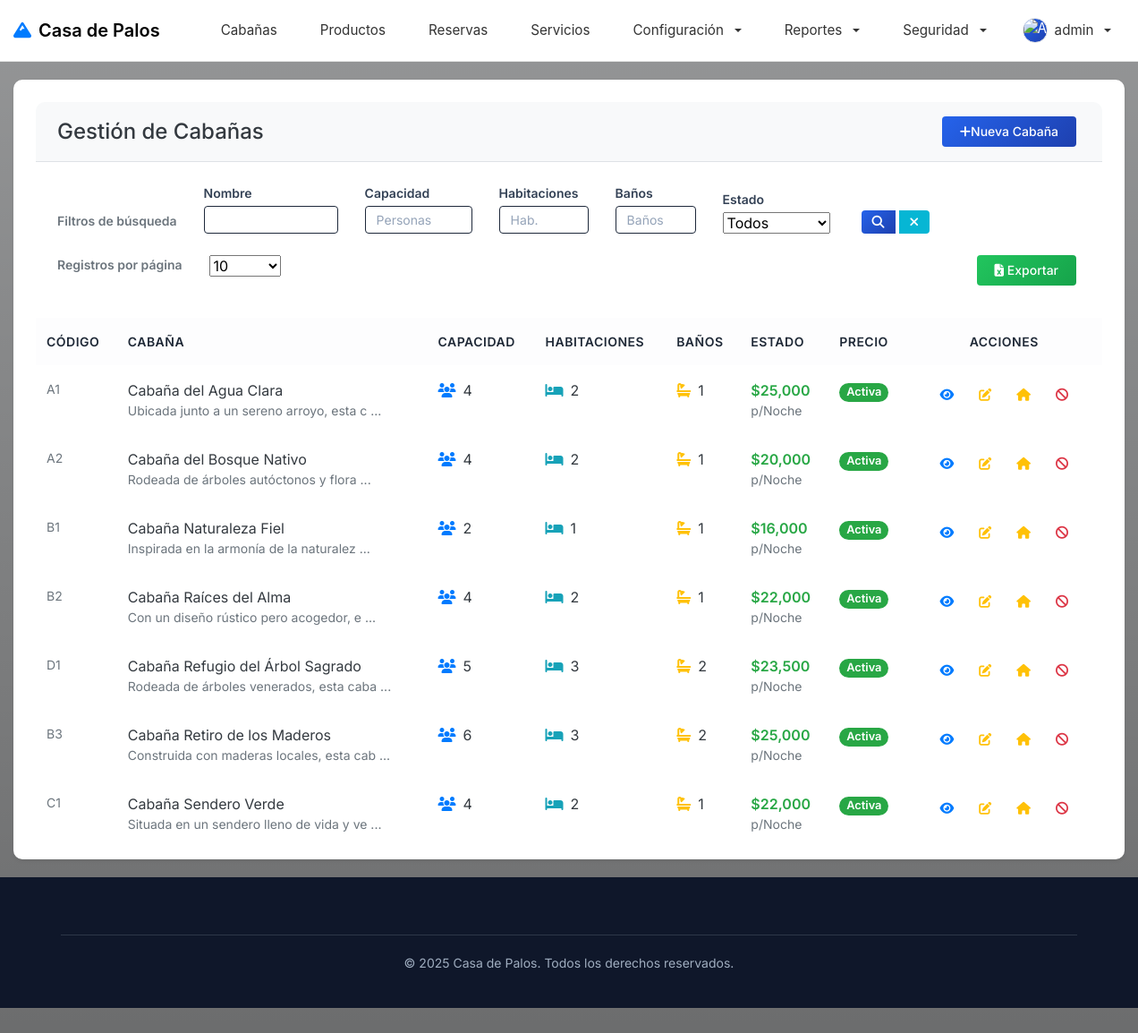
/cabanias (signed in), run on the app's committed database.
### tables this page shows
CREATE TABLE `modulo` (
  `id_modulo` int NOT NULL AUTO_INCREMENT,
  `modulo_descripcion` varchar(45) NOT NULL,
  `modulo_ruta` varchar(45) NOT NULL,
  `modulo_estado` int NOT NULL,
  `rela_menu` int DEFAULT NULL,
  PRIMARY KEY (`id_modulo`),
  KEY `fk_modulo_menu1_idx` (`rela_menu`),
  CONSTRAINT `fk_modulo_menu1` FOREIGN KEY (`rela_menu`) REFERENCES `menu` (`id_menu`)
);

CREATE TABLE `menu` (
  `id_menu` int NOT NULL AUTO_INCREMENT,
  `menu_nombre` varchar(45) NOT NULL,
  `menu_orden` int NOT NULL DEFAULT '1',
  `menu_estado` int NOT NULL DEFAULT '1',
  PRIMARY KEY (`id_menu`)
);

CREATE TABLE `cabania` (
  `id_cabania` int NOT NULL AUTO_INCREMENT,
  `cabania_codigo` varchar(45) NOT NULL,
  `cabania_nombre` varchar(45) NOT NULL,
  `cabania_descripcion` varchar(400) NOT NULL,
  `cabania_capacidad` int NOT NULL,
  `cabania_precio` float NOT NULL,
  `cabania_ubicacion` varchar(100) NOT NULL,
  `cabania_cantidadbanios` int NOT NULL,
  `cabania_cantidadhabitaciones` int NOT NULL,
  `cabania_foto` varchar(250) NOT NULL,
  `cabania_estado` int NOT NULL,
  PRIMARY KEY (`id_cabania`)
);

### Views/admin/operaciones/cabanias/listado.php (the view, shortened to what the rows shown need)
<div class="container-fluid">
    <div class="card border-0 shadow-sm">
        <div class="card-body p-0">
            <?php if (empty($cabanias)): ?>
                <div class="empty-state py-5 text-center">
                    <div class="mb-4">
                        <i class="fas fa-home fa-3x text-muted opacity-50"></i>
                    </div>
                    <h6 class="text-muted">No se encontraron cabañas</h6>
                    <p class="text-muted small mb-3">Intenta modificar los filtros o crea una nueva cabaña.</p>
                    <a href="<?= url('/admin/cabanias/formulario') ?>" class="btn btn-outline-dark btn-sm">
                        <i class="fas fa-plus fa-sm"></i> Crear cabaña
                    </a>
                </div>
            <?php else: ?>
                <div class="table-responsive">
                    <table id="tablaCabanias" class="table table-hover mb-0">
                        <thead class="table-light">
                            <tr>
                                <th class="border-0 py-3">Código</th>
                                <th class="border-0 py-3">Cabaña</th>
                                <th class="border-0 py-3">Capacidad</th>
                                <th class="border-0 py-3">Habitaciones</th>
                                <th class="border-0 py-3">Baños</th>
                                <th class="border-0 py-3">Estado</th>
                                <th class="border-0 py-3">Precio</th>
                                <th class="border-0 py-3 text-center">Acciones</th>
                            </tr>
                        </thead>
                        <tbody>
                            <?php foreach ($cabanias as $index => $cabania): ?>
                                <tr>
                                    <td class="border-0 py-3">
                                        <div class="small text-muted">
                                            <?= htmlspecialchars($cabania['cabania_codigo']) ?>
                                        </div>
                                    </td>
                                    <td class="border-0 py-3">
                                        <div class="d-flex align-items-center">
                                            <div>
                                                <div class="fw-medium text-dark"><?= htmlspecialchars($cabania['cabania_nombre']) ?></div>
                                                <div class="small text-muted">
                                                    <?= htmlspecialchars(substr($cabania['cabania_descripcion'], 0, 40)) ?>
                                                    <?= strlen($cabania['cabania_descripcion']) > 40 ? '...' : '' ?>
                                                </div>
                                            </div>
                                        </div>
                                    </td>
                                    <td class="border-0 py-3">
                                        <div class="d-flex align-items-center">
                                            <i class="fas fa-users text-primary me-2"></i>
                                            <span class="text-dark ml-2"><?= $cabania['cabania_capacidad'] ?></span>
                                        </div>
                                    </td>
                                    <td class="border-0 py-3">
                                        <div class="d-flex align-items-center">
                                            <i class="fas fa-bed text-info me-2"></i>
                                            <span class="text-dark ml-2"><?= $cabania['cabania_cantidadhabitaciones'] ?></span>
                                        </div>
                                    </td>
                                    <td class="border-0 py-3">
                                        <div class="d-flex align-items-center">
                                            <i class="fas fa-bath text-warning me-2"></i>
                                            <span class="text-dark ml-2"><?= $cabania['cabania_cantidadbanios'] ?></span>
                                        </div>
                                    </td>
                                    <td class="border-0 py-3">
                                        <span class="fw-medium text-success">$<?= number_format($cabania['cabania_precio'], 0, '.', ',') ?></span>
                                        <small class="text-muted d-block">p/Noche</small>
                                    </td>
                                    <td class="border-0 py-3">
                                        <?php if ($cabania['cabania_estado'] == 1): ?>
                                            <span class="badge bg-success text-white px-2 py-1 rounded-pill">Activa</span>
                                        <?php elseif ($cabania['cabania_estado'] == 2): ?>
                                            <span class="badge bg-warning text-dark px-2 py-1 rounded-pill">Ocupada</span>
                                        <?php else: ?>
                                            <span class="badge bg-danger text-white px-2 py-1 rounded-pill">Inactiva</span>
                                        <?php endif; ?>
                                    </td>
                                    <td class="border-0 py-3 text-center">
                                        <div class="btn-group btn-group-sm" role="group">
                                            <a href="<?= url('/cabanias/' . $cabania['id_cabania']) ?>"
                                               class="btn btn-outline-primary btn-sm"
                                               title="Ver detalle">
                                                <i class="fas fa-eye"></i>
                                            </a>
                                            <a href="<?= url('/cabanias/' . $cabania['id_cabania']) . '/edit'?>"
                                               class="btn btn-outline-warning btn-sm"
                                               title="Editar">
                                                <i class="fas fa-edit"></i>
                                            </a>
                                            <?php if ($cabania['cabania_estado'] == 1): ?>
                                                <button class="btn btn-outline-warning btn-sm"
                                                        onclick="cambiarEstadoCabania(<?= $cabania['id_cabania'] ?>, 2, '<?= addslashes($cabania['cabania_nombre']) ?>')"
                                                        title="Marcar como ocupada">
                                                    <i class="fas fa-home"></i>
                                                </button>
                                                <button class="btn btn-outline-danger btn-sm"
                                                        onclick="cambiarEstadoCabania(<?= $cabania['id_cabania'] ?>, 0, '<?= addslashes($cabania['cabania_nombre']) ?>')"
                                                        title="Desactivar">
                                                    <i class="fas fa-ban"></i>
                                                </button>
                                            <?php endif; ?>
                                        </div>
                                    </td>
                                </tr>
                            <?php endforeach; ?>
                        </tbody>
                    </table>
                </div>
            <?php endif; ?>
    </div>
</div>

### Views/shared/components/menu.php (shortened to what the rows shown need)
<link href="<?= $this->asset('assets/css/menu-component.css') ?>" rel="stylesheet">
<nav class="navbar navbar-expand-lg navbar-minimal" style="
    background: #ffffff;
    border-bottom: 1px solid #e5e5e5;
    position: sticky;
    top: 0;
    z-index: 1030;
">
    <div class="container-fluid">
        <div class="collapse navbar-collapse" id="navbarNav">
            <ul class="navbar-nav ml-auto">
                <?php if (Auth::check()): ?>
                    <?php
                    $userModules = Auth::getUserModules();
                    $groupedModules = [];
                    $modulesWithoutMenu = [];
                    foreach ($userModules as $module) {
                        if ($module['menu_nombre'] && !empty(trim($module['menu_nombre']))) {
                            $menuName = $module['menu_nombre'];
                            $groupedModules[$menuName][] = $module;
                        } else {
                            $modulesWithoutMenu[] = $module;
                        }
                    }
                    foreach ($modulesWithoutMenu as $module): ?>
                        <li class="nav-item">
                            <a class="nav-link" href="<?= $this->url('/' . $module['modulo_ruta']) ?>">
                                <?= htmlspecialchars($module['modulo_descripcion']) ?>
                            </a>
                        </li>
                    <?php endforeach; ?>
                    <?php foreach ($groupedModules as $menuName => $modules): ?>
                        <?php if (count($modules) > 1): ?>
                            <li class="nav-item dropdown">
                                <a class="nav-link dropdown-toggle" href="#" role="button" data-toggle="dropdown" aria-expanded="false">
                                    <?= htmlspecialchars($menuName) ?>
                                </a>
                            </li>
                        <?php endif; ?>
                    <?php endforeach; ?>
                <?php endif; ?>
            </ul>
        </div>
    </div>
</nav>

### data on the page
modulo: modulo_descripcion "Cabañas"
modulo: modulo_descripcion "Productos"
modulo: modulo_descripcion "Reservas"
modulo: modulo_descripcion "Servicios"
modulo: rela_menu.menu_nombre "Seguridad"
cabania: cabania_codigo "A1", cabania_nombre "Cabaña del Agua Clara", cabania_descripcion "Ubicada junto a un sereno arroyo, esta c", cabania_capacidad "4", cabania_cantidadhabitaciones "2", cabania_cantidadbanios "1", cabania_precio "25,000", cabania_estado "Activa"
cabania: cabania_codigo "A2", cabania_nombre "Cabaña del Bosque Nativo", cabania_descripcion "Rodeada de árboles autóctonos y flora", cabania_capacidad "4", cabania_cantidadhabitaciones "2", cabania_cantidadbanios "1", cabania_precio "20,000", cabania_estado "Activa"
cabania: cabania_codigo "B1", cabania_nombre "Cabaña Naturaleza Fiel", cabania_descripcion "Inspirada en la armonía de la naturalez", cabania_capacidad "2", cabania_cantidadhabitaciones "1", cabania_cantidadbanios "1", cabania_precio "16,000", cabania_estado "Activa"
cabania: cabania_codigo "B2", cabania_nombre "Cabaña Raíces del Alma", cabania_descripcion "Con un diseño rústico pero acogedor, e", cabania_capacidad "4", cabania_cantidadhabitaciones "2", cabania_cantidadbanios "1", cabania_precio "22,000", cabania_estado "Activa"
cabania: cabania_codigo "D1", cabania_nombre "Cabaña Refugio del Árbol Sagrado", cabania_descripcion "Rodeada de árboles venerados, esta caba", cabania_capacidad "5", cabania_cantidadhabitaciones "3", cabania_cantidadbanios "2", cabania_precio "23,500", cabania_estado "Activa"
cabania: cabania_codigo "B3", cabania_nombre "Cabaña Retiro de los Maderos", cabania_descripcion "Construida con maderas locales, esta cab", cabania_capacidad "6", cabania_cantidadhabitaciones "3", cabania_cantidadbanios "2", cabania_precio "25,000", cabania_estado "Activa"
cabania: cabania_codigo "C1", cabania_nombre "Cabaña Sendero Verde", cabania_descripcion "Situada en un sendero lleno de vida y ve", cabania_capacidad "4", cabania_cantidadhabitaciones "2", cabania_cantidadbanios "1", cabania_precio "22,000", cabania_estado "Activa"

### other printed values
$menuName "Configuración"
$menuName "Reportes"
Auth::user() "admin"
